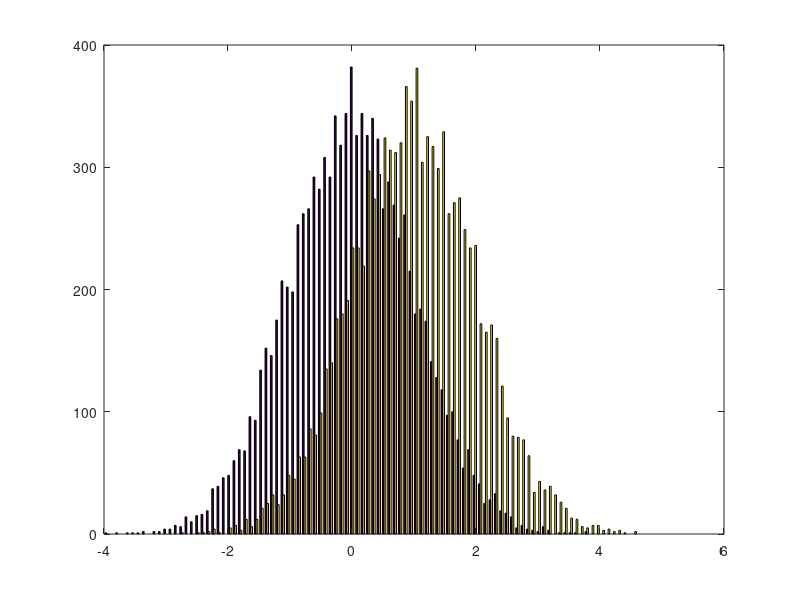
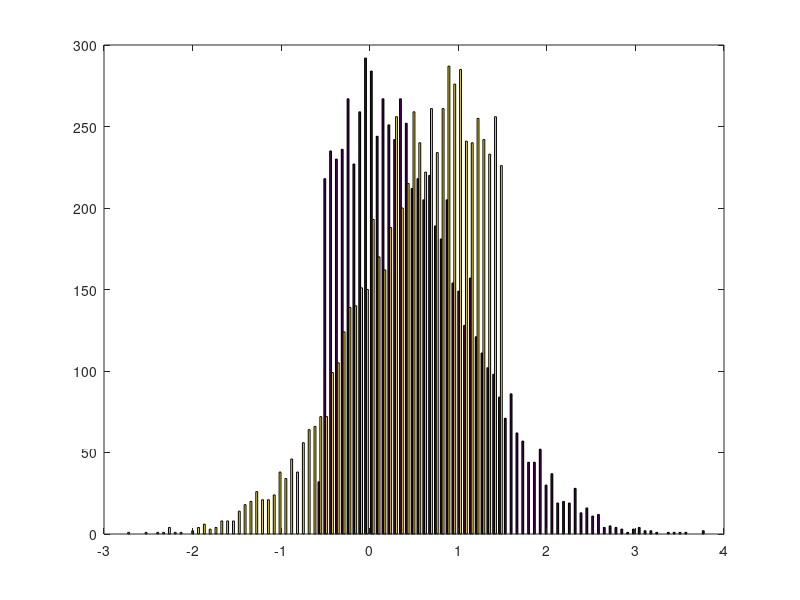
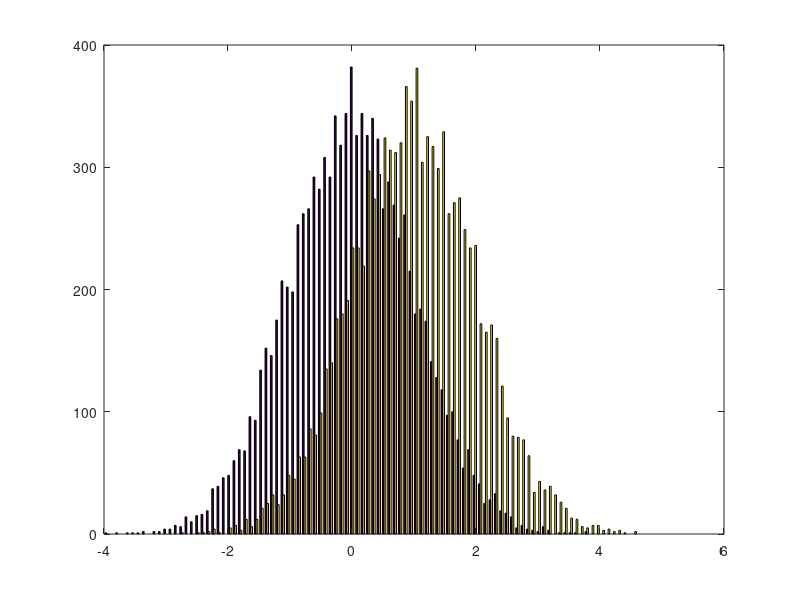
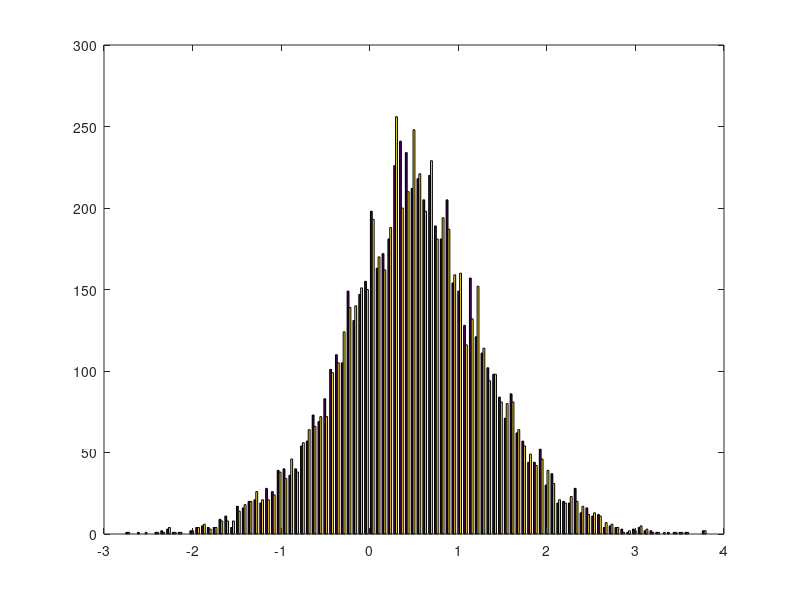

These charts were generated, in order, by the following MATLAB code: (Note: this script raises an error after producing the figures.)
function functionname

% MEM 4gb
% WALLTIME 00:10:00

%
%% Stratify the distribution of one variable that differs in two conditions
%
% This example script demonstrates two stratification methods. In the first, the extremes are trimmed, such that at the end the mean of the distributions is (close to) equal. In the second the distribution itself is equated, including the mean, variance and all higher order statistics. Note that, although the second method looks nicer, it is not completely flawless. There is still a small bias within each bin for the selected items to be shifted, and hence the two distributions will not be perfectly equal.
%
% Finally, this example page shows how you can very simply stratify with the FieldTrip **[ft_stratify](https://github.com/fieldtrip/fieldtrip/blob/release/ft_stratify.m)** function. Although the example here only looks at a single channel, quite often you'll want to stratify the power in two channels simultaneously (e.g., for coherence computation). The **[ft_stratify](https://github.com/fieldtrip/fieldtrip/blob/release/ft_stratify.m)** function allows you to do that, and also solves the within-bin bias problem (cfg.equalbinavg='yes').
%
s1_orig = randn(1,10000);
s2_orig = randn(1,10000) + 1;

%%%%%%%%%%%%%%%%%%%%%%%%%%%%%%%%%%%%%%%%%%%%%%%%%%%%%%%%%%%%%%%%%%%%%%%%

s1 = s1_orig;
s2 = s2_orig;

s = [s1(:) s2(:)];
figure; hist(s, 100)

%
%
% trim the extremes
s1 = sort(s1);
s2 = sort(s2);

m1 = mean(s1);
m2 = mean(s2);

while (m2>m1)
  s1 = s1(2:end);
  s2 = s2(1:end-1);

  % recompute the means
  m1 = mean(s1);
  m2 = mean(s2);
end

s = [s1(:) s2(:)];
figure; hist(s, 100)

%
%
% Here we have made the means of the two distributions approximately the same by removing the extreme values of the tails of the two distributions
%
%%%%%%%%%%%%%%%%%%%%%%%%%%%%%%%%%%%%%%%%%%%%%%%%%%%%%%%%%%%%%%%%%%%%%%%%

s1 = s1_orig;
s2 = s2_orig;

s = [s1(:) s2(:)];
figure; hist(s, 100)

% joint extremes
minval = min([s1 s2]);
maxval = max([s1 s2]);

% create a set of bins
binval = linspace(minval, maxval, 100);

keep1 = false(size(s1));
keep2 = false(size(s2));

for i=1:(length(binval)-1)
  binbeg = binval(i);
  binend = binval(i+1);
  sel1 = find(s1>binbeg & s1<binend);
  sel2 = find(s2>binbeg & s2<binend);
  if length(sel1)>length(sel2)
    % remove some of the trials in s1
    sel1 = sel1(randperm(length(sel1)));
    sel1 = sel1(1:length(sel2));
    keep1(sel1) = true;
    keep2(sel2) = true;
  elseif length(sel1)<length(sel2)
    % remove some of the trials in s2
    sel2 = sel2(randperm(length(sel2)));
    sel2 = sel2(1:length(sel1));
    keep1(sel1) = true;
    keep2(sel2) = true;
  else
    % it is the same number, nothing to do
  end
end

s1 = s1(keep1);
s2 = s2(keep2);

s = [s1(:) s2(:)];
figure; hist(s, 100)

%
%
% Now we have taken only the part of the two distributions that overlap. Note that this method preserves fewer trials than trimming the extremes.
%
% Note that this easily can be achieved with the FieldTrip **[ft_stratify](https://github.com/fieldtrip/fieldtrip/blob/release/ft_stratify.m)** function like this
%
cfg = [];
cfg.method      = 'histogram'
cfg.equalbinavg = 'no';  % 'yes' is more optimal: it also removes the small within-bin bias due to the distributions being shifted
cfg.numbin      = 100;
[strat] = ft_stratify(cfg, s1_orig, s2_orig)

s1    = strat{1};
s2    = strat{2};
% determine which trials to remove from both conditions
keep1 = ~isnan(s1);
keep2 = ~isnan(s2);
s1    = s1(keep1);
s2    = s2(keep2);

% make the same figure as above
s = [s1(:) s2(:)];
figure; hist(s, 100)
